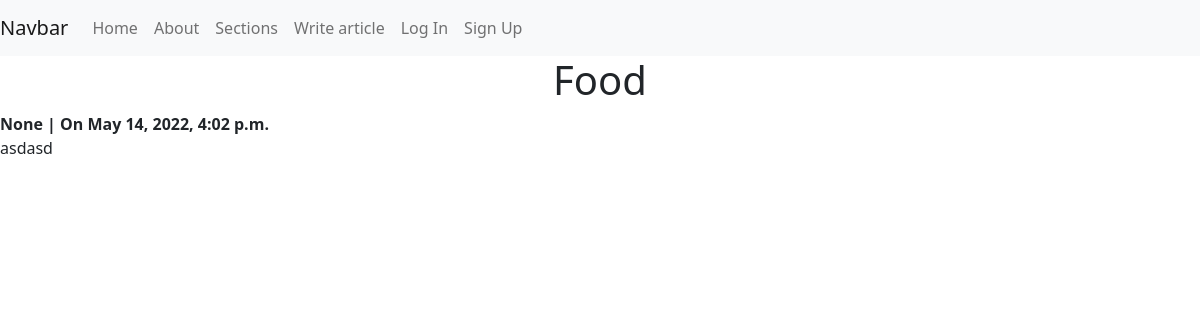
The page /articles/2 on the database its author committed.
### articles/models.py (models this page shows, shortened)
class Article(models.Model):
    article=models.CharField(max_length=255)
    body=models.TextField()
    created_on=models.DateTimeField(auto_now_add=True)
    author=models.ForeignKey(
        get_user_model(),
        on_delete=models.CASCADE,
        null=True,
        blank=True,
        default=None
    )
    section=models.ForeignKey(
        Section,
        on_delete=models.CASCADE,
        null=True,
        blank=True,
        default=None
    )

class Section(models.Model):
    description=models.TextField()
    name=models.CharField(max_length=128)
    def __str__(self):
        return self.name

### articles/views.py (the view)
# urls.py: path('<int:pk>',ArticleDetailView.as_view(),name='article_detail'),
class ArticleDetailView(DetailView):
    template_name='articles/detail.html'
    model=Article

### templates/articles/detail.html (shortened to what this page needs)
{% extends 'base.html' %}
{% block content %}
<div class="detail-header">
    <h1 class="title-h1">{{article.section}}</h1>
    <strong class="author-name">{{article.author}} | On {{article.created_on}}</strong>
</div>
<div class="detail-container">
    <p>{{article.body}}</p>
</div>
{% endblock content %}

### static/css/style.css (style rules this page uses)
h1 { text-align: center; }

### rows shown on the page
Article: section "Food", author "None", created_on "May 14, 2022, 4:02 p.m.", body "asdasd"
